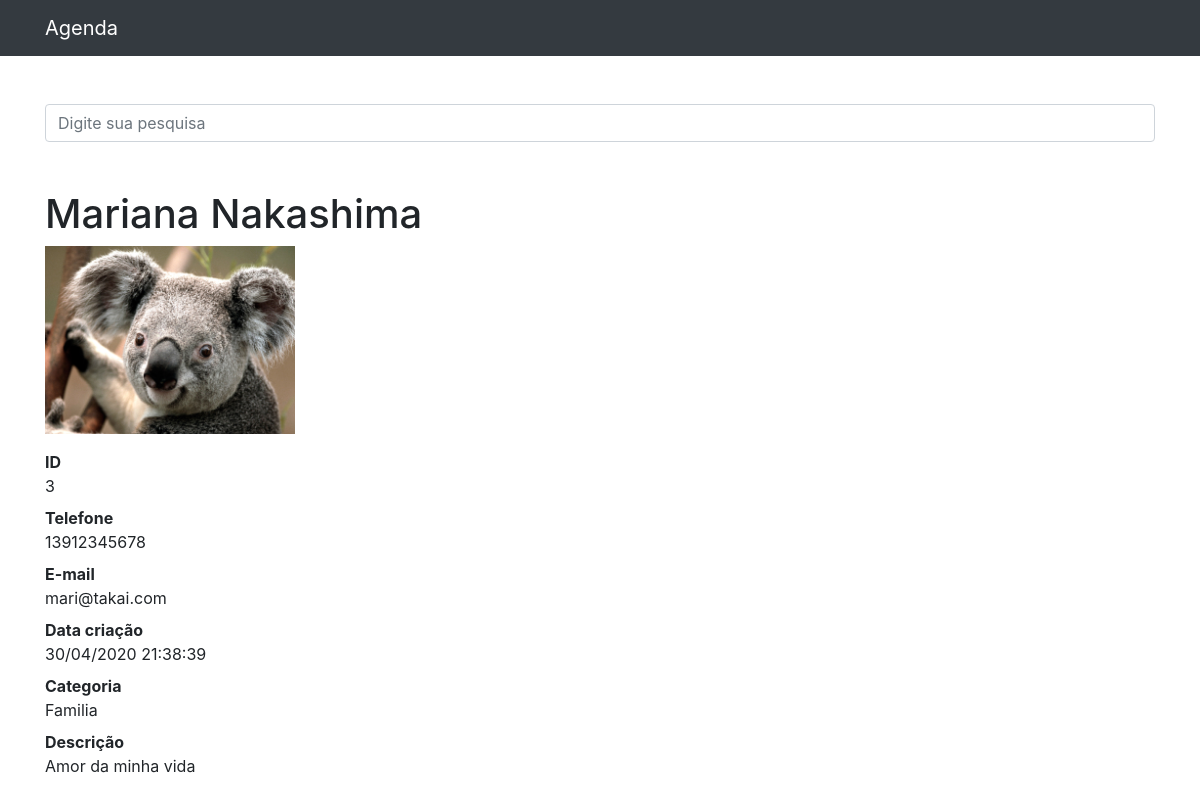
Page /3 on the committed database.
### contatos/models.py (models this page shows, shortened)
class Contato(models.Model):
    nome = models.CharField(max_length=255)
    sobrenome = models.CharField(max_length=255, blank=True)
    telefone = models.CharField(max_length=255)
    email = models.CharField(max_length=255, blank=True)
    data_criacao = models.DateTimeField(default=timezone.now)
    descricao = models.TextField(blank=True)
    categoria = models.ForeignKey(Categoria, on_delete=models.DO_NOTHING)
    mostrar = models.BooleanField(default=True)
    foto = models.ImageField(blank=True, upload_to='photos/%Y/%m/')

class Categoria(models.Model):
    nome = models.CharField(max_length=255)
    def __str__(self):
        return self.nome

### contatos/views.py (the view)
# urls.py: path('<int:contato_id>', views.ver_contato, name='ver_contato')
def ver_contato(request, contato_id):
        contato = get_object_or_404(Contato, id=contato_id)
        if not contato.mostrar:
            raise Http404()
        return render(request, 'contatos/ver_contato.html', {
            'contato': contato
        })

### contatos/templates/contatos/ver_contato.html (shortened to what this page needs)
{% extends 'base.html' %}
{% block conteudo %}
    <h1 class="mt-5">{{ contato.nome }} {{ contato.sobrenome }}</h1>
    {% if contato.foto %}
      <p>
        <img src="{{ contato.foto.url }}" style="max-width: 250px; height: auto;">
      </p>
    {% endif %}
        <dl>
          <dt>ID</dt>
          <dd>{{ contato.id }}</dd>
          <dt>Telefone</dt>
          <dd>{{ contato.telefone }}</dd>
          <dt>E-mail</dt>
          <dd>{{ contato.email }}</dd>
          <dt>Data criação</dt>
          <dd>{{ contato.data_criacao|date:'d/m/Y H:i:s'}}</dd>
          <dt>Categoria</dt>
          <dd>{{ contato.categoria }}</dd>
          <dt>Descrição</dt>
          <dd>{{ contato.descricao }}</dd>
        </dl>
{% endblock conteudo %}

### rows in the picture
Contato: nome "Mariana", sobrenome "Nakashima", foto (picture), id "3", telefone "13912345678", email "mari@takai.com", data_criacao "30/04/2020 21:38:39", categoria "Familia", descricao "Amor da minha vida"
